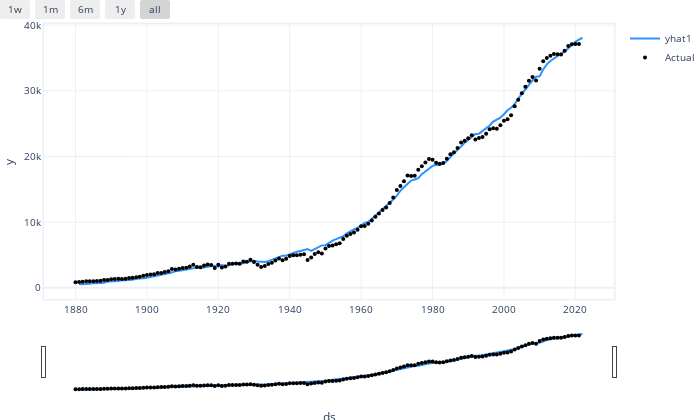

Here is the notebook cell this chart was saved with:
### Code cell
m.plot(forecast)

### Figure 1 — Plotly figure (JSON) as saved in the notebook; plotly's stock layout.template omitted (floating-point values rounded to 4 significant figures; data arrays with more than 128 entries replaced by an {"elided": "..."} marker saying what was removed)
{"data": [{"fill": "none", "line": {"color": "rgba(45, 146, 255, 1.0)", "width": 2}, "mode": "lines", "name": "yhat1", "type": "scatter", "x": {"elided": "143 str values"}, "y": {"elided": "143 float values"}}, {"marker": {"color": "black", "size": 4}, "mode": "markers", "name": "Actual", "type": "scatter", "x": {"elided": "143 str values"}, "y": {"elided": "143 float values"}}], "layout": {"autosize": true, "font": {"size": 10}, "height": 420, "hovermode": "x unified", "margin": {"b": 0, "l": 0, "pad": 0, "r": 10, "t": 10}, "showlegend": true, "title": {"font": {"size": 12}}, "width": 700, "xaxis": {"linewidth": 1.5, "mirror": true, "rangeselector": {"buttons": [{"count": 7, "label": "1w", "step": "day", "stepmode": "backward"}, {"count": 1, "label": "1m", "step": "month", "stepmode": "backward"}, {"count": 6, "label": "6m", "step": "month", "stepmode": "backward"}, {"count": 1, "label": "1y", "step": "year", "stepmode": "backward"}, {"step": "all"}]}, "rangeslider": {"visible": true}, "showline": true, "title": {"text": "ds"}, "type": "date"}, "yaxis": {"linewidth": 1.5, "mirror": true, "showline": true, "title": {"text": "y"}}}}
